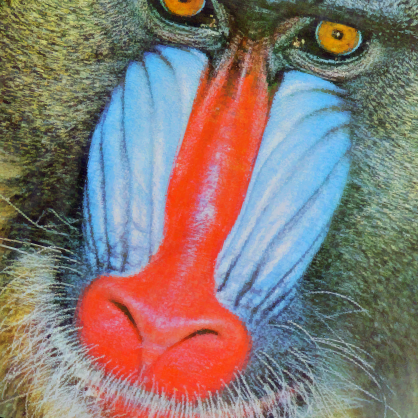
#> input picture man_rot30.png, 418 x 418 px
$ python others.py   (older library calls are emulated)
#> lines starting #> are read from the running program, lines starting #| are printed output that depends on the picture; after the words box and inside, x2 and y2 are one past the last pixel; in counts of white or black regions, pixels touching at a corner belong together
import cv2
import matplotlib.pyplot as plt
import math
import numpy as np
class symmetry():
    def __init__(self):
        self.angle = np.zeros([512,512])
        self.r =np.zeros([512,512])
        self.bins_num = 360
        self.score = []
        self.final_angle=[]
        self.vote = []
        self.BGRimg = cv2.imread('man_rot30.png')
#> self.BGRimg is the input picture: shape (418, 418, 3); mean B, G, R 116.4, 121.8, 134.5
        self.BGRimg = cv2.resize(self.BGRimg,[512,512])
#> self.BGRimg: shape (512, 512, 3)
        self.img = cv2.cvtColor(self.BGRimg,cv2.COLOR_BGR2GRAY)
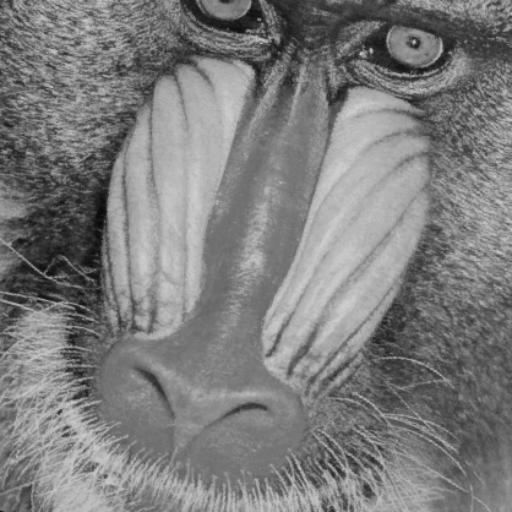
#> self.img: shape (512, 512); min 8, max 208, mean 124.9

        self.dx = cv2.Sobel(self.img, cv2.CV_32F,1,0)
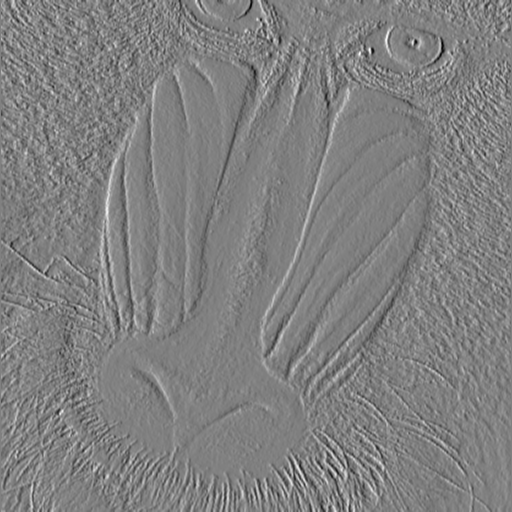
#> self.dx: shape (512, 512) float32; min -432, max 425, mean 0.2; drawn with min black and max white
        self.dy = cv2.Sobel(self.img, cv2.CV_32F,0,1)
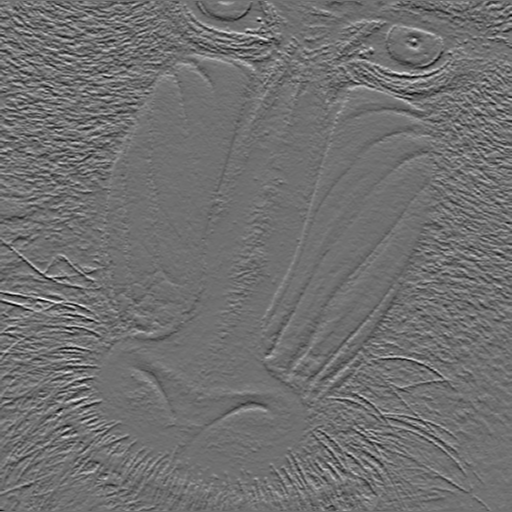
#> self.dy: shape (512, 512) float32; min -415, max 526, mean 0.5; drawn with min black and max white
        # self.dx = cv2.convertScaleAbs(self.dx)
        # self.dy = cv2.convertScaleAbs(self.dy)
        for i in range(512):
            for j in range(512):
                self.angle[i][j] = round((math.atan2(self.dy[i][j],self.dx[i][j]))/math.pi*180,2)
                if self.angle[i][j]<0:
                    self.angle[i][j]+=180
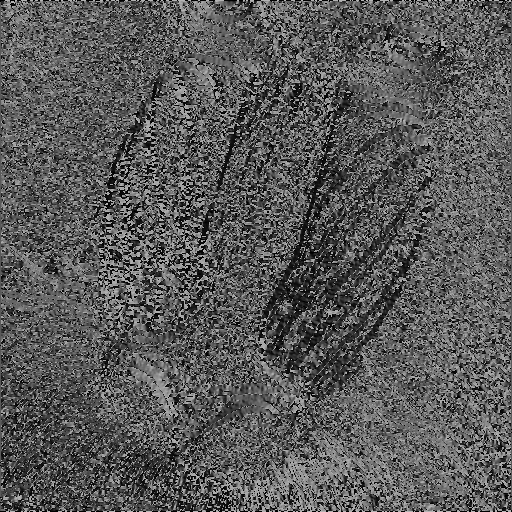
#> self.angle: shape (512, 512) float64; min 0, max 180, mean 89
                # if self.angle[i][j] == 180:
                #     a = cv2.circle(self.BGRimg,(i,j),1,(0,255,0),-1)
        # print(self.angle)

        n,bins,patches = plt.hist(self.angle.ravel(),bins = self.bins_num)
#> n = 360 values, max 4580 at index 90, min 30 at index 89, mean 728.2; bins = 361 values from 0 to 180; patches = 360 items
        bins = np.round(bins,2)
        for i in range(self.bins_num):
            temp= 0
            for j in range(int(self.bins_num/2)):
                if i-j<0:
                    temp += n[i+j]*n[i-j+self.bins_num]
                elif(i+j>=self.bins_num):
                    temp += n[i+j-self.bins_num]*n[i-j]
                else:
                    temp += n[i+j]*n[i-j]
            self.score.append(temp)
#> after the loop, self.score = 360 values, max 120008346 at index 180, min 85992688 at index 89, mean 95661496.1

        self.score_sorted = sorted(self.score)
#> self.score_sorted = 360 values from 85992688 to 120008346
        print(self.score_sorted[-2:])
#| [113177031.0, 120008346.0]
        for i in self.score_sorted[-2:]:
            # print(self.score.index(i))
            # print(bins[self.score.index(i)])
            self.final_angle.append(bins[self.score.index(i)])
#> this loop made 2 passes
#> i on passes 1 to 2: 113177031, 120008346
#> after the loop, self.final_angle = [45, 90]
        print(self.final_angle)
#| [45.0, 90.0]

        ret,thresh = cv2.threshold(self.img,127,255,0)
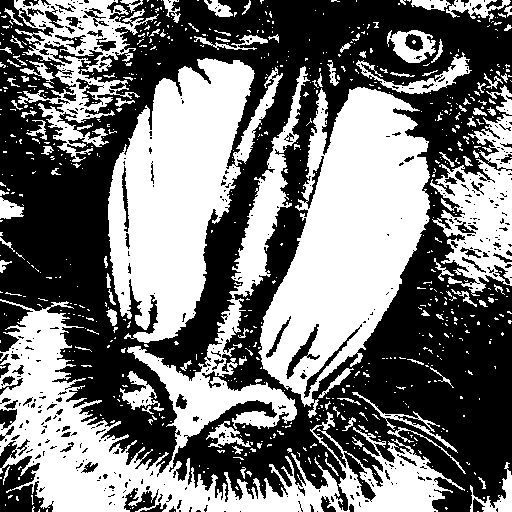
#> thresh: shape (512, 512); 46.5% white; 741 white regions (637 under 20 px), largest, box (x1, y1, x2, y2) and area: (0, 66, 465, 512) 36800, (258, 87, 430, 418) 30369, (108, 58, 283, 343) 26192
        M = cv2.moments(thresh)
#> M = moments, m00 31115355, centre m10/m00, m01/m00 = (248.3, 262.8)
        cX = int(M["m10"] / M["m00"])
#> cX = 248
        cY = int(M["m01"] / M["m00"])
#> cY = 262
        cv2.line(self.BGRimg, (cX, cY), (int(cX*math.sin(90)),int(cY*math.cos(90))), (255, 255, 255), 1)
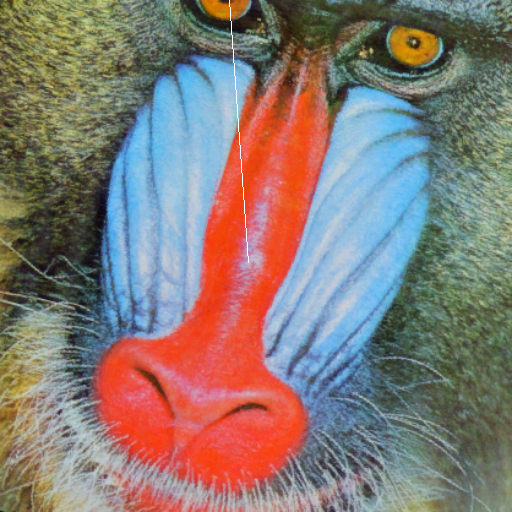
#> self.BGRimg: shape (512, 512, 3); mean B, G, R 116.4, 121.9, 134.4
        plt.show()
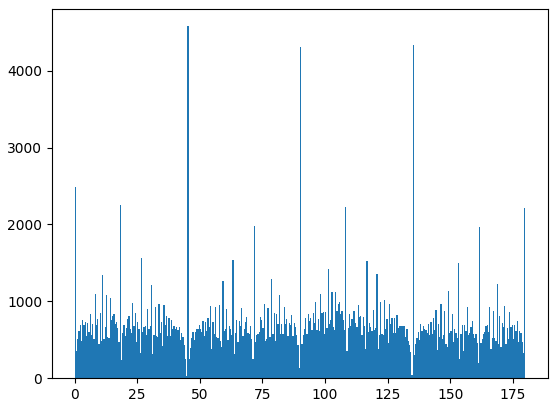
#> figure drawn by matplotlib, 1 panel; tallest bar 4580 high, from x = 45 to 45.5
        cv2.imshow('',self.BGRimg)
        cv2.waitKey()

Symmetry = symmetry()

$ run again, with man_rot0.png copied over man_rot30.png
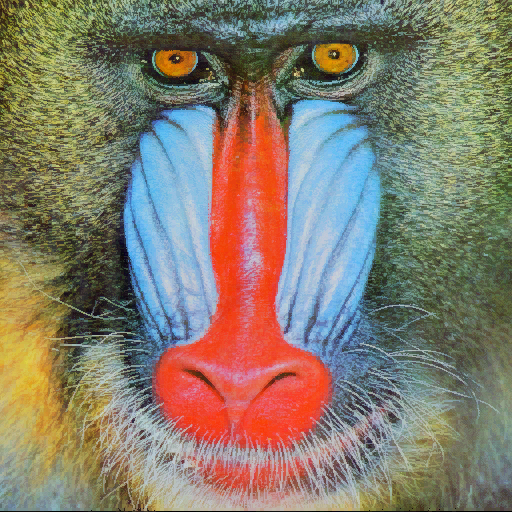
#> input picture man_rot0.png, 512 x 512 px
#> in __init__, self.BGRimg is the input picture: shape (512, 512, 3); mean B, G, R 109.2, 124.9, 133.5
#> n = 360 values, max 21498 at index 180, min 42 at index 89, mean 728.2; bins = 361 values from 0 to 180; patches = 360 items
#> after the loop in __init__, `for i in range(self.bins_num):`: self.score = 360 values, max 690805419 at index 180, min 63325490 at index 44, mean 99173318.2
#> self.score_sorted = 360 values from 63325490 to 690805419
#| [547426748.0, 690805419.0]
#> the loop in __init__, `for i in self.score_sorted[-2:]:` made 2 passes
#> i on passes 1 to 2: 547426748, 690805419
#> after the loop in __init__, `for i in self.score_sorted[-2:]:`: self.final_angle = [45, 90]
#| [45.0, 90.0]
#> in __init__, `ret,thresh = cv2.threshold(self.img,127,255,0)`:
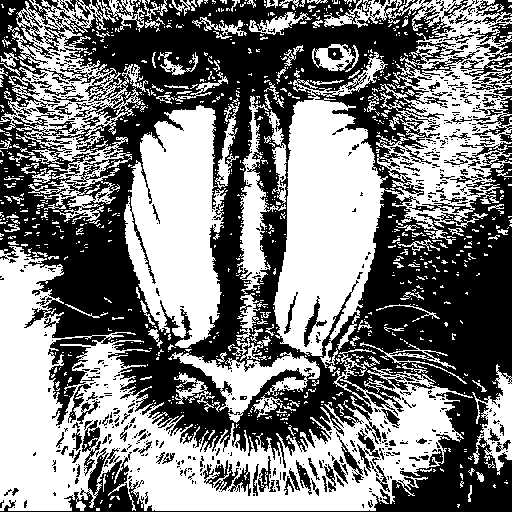
#> thresh: shape (512, 512); 49.2% white; 998 white regions (864 under 20 px), largest, box (x1, y1, x2, y2) and area: (0, 246, 473, 511) 43057, (273, 0, 512, 368) 35771, (124, 105, 226, 348) 16547
#> M = moments, m00 32858790, centre m10/m00, m01/m00 = (240.9, 270.1)
#> cX = 240
#> cY = 270
#> self.BGRimg: shape (512, 512, 3); 0.1% of pixels changed, all inside (x1, y1, x2, y2) = (222, 0, 241, 271)
#> in __init__, `plt.show()`:
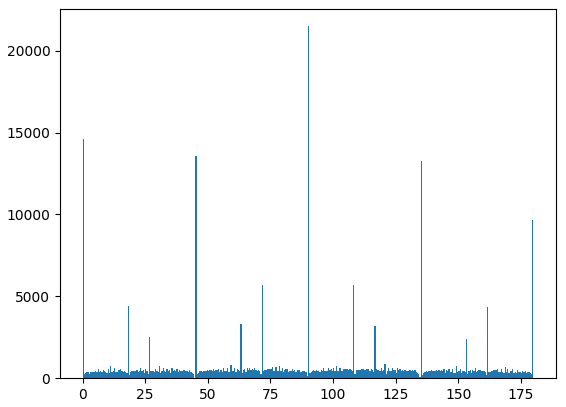
#> figure drawn by matplotlib, 1 panel; tallest bar 21498 high, from x = 90 to 90.5

$ run again, with man_rot135.png copied over man_rot30.png
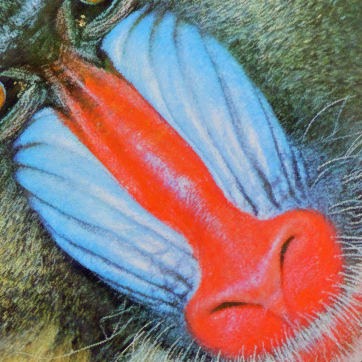
#> input picture man_rot135.png, 362 x 362 px
#> in __init__, self.BGRimg is the input picture: shape (362, 362, 3); mean B, G, R 120.2, 119.8, 138.3
#> n = 360 values, max 6476 at index 270, min 36 at index 269, mean 728.2; bins = 361 values from 0 to 180; patches = 360 items
#> after the loop in __init__, `for i in range(self.bins_num):`: self.score = 360 values, max 140377994 at index 180, min 82132457 at index 44, mean 95798207.4
#> self.score_sorted = 360 values from 82132457 to 140377994
#| [131600882.0, 140377994.0]
#> the loop in __init__, `for i in self.score_sorted[-2:]:` made 2 passes
#> i on passes 1 to 2: 131600882, 140377994
#> after the loop in __init__, `for i in self.score_sorted[-2:]:`: self.final_angle = [135, 90]
#| [135.0, 90.0]
#> thresh: shape (512, 512); 46.4% white; 579 white regions (468 under 20 px), largest, box (x1, y1, x2, y2) and area: (110, 7, 450, 319) 40836, (25, 152, 291, 427) 33510, (93, 99, 512, 512) 23220
#> M = moments, m00 30991425, centre m10/m00, m01/m00 = (253, 251.1)
#> cX = 253
#> cY = 251
#> in __init__, `plt.show()`:
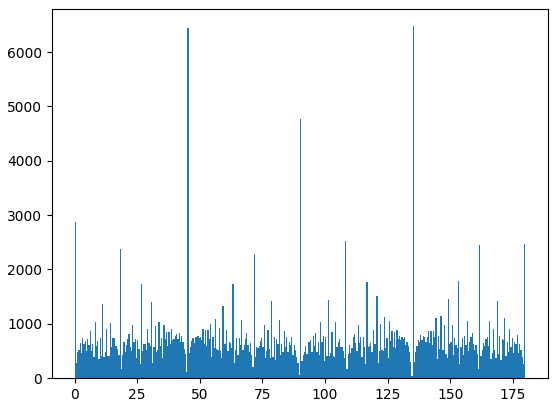
#> figure drawn by matplotlib, 1 panel; tallest bar 6476 high, from x = 135 to 135.5
